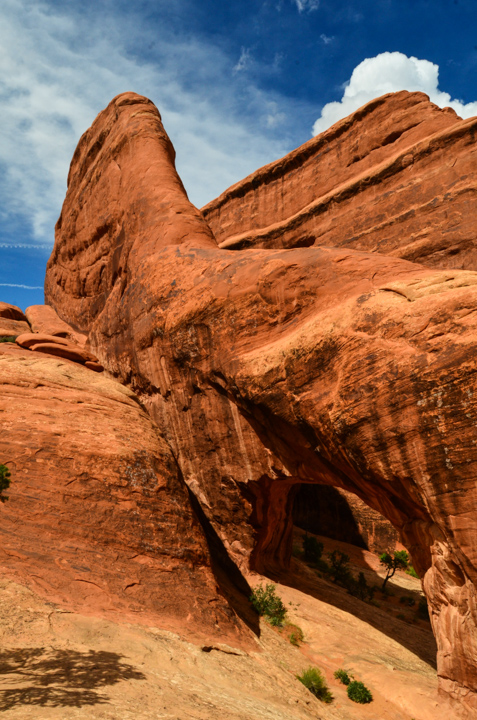
#> input picture homework-8/JDW_0302.jpg, 477 x 720 px, given in place of ., which was not available
$ python -i random_forest.py   (imports and definitions only)
#> lines starting #> are read from the running program, lines starting #| are printed output that depends on the picture; pictures that were not available may be replaced by others from this repository, and a replacement may not be noted
import os
import numpy as np
import pickle
from multiprocessing import Pool, cpu_count
from skimage.io import imread
from skimage.color import rgb2gray
from skimage.feature import corner_harris, corner_peaks, blob_dog, blob_doh
from sklearn.ensemble import RandomForestClassifier
from sklearn.metrics import confusion_matrix
from tqdm import tqdm
import matplotlib.pyplot as plt

DIR = './50_categories/'


# [7 lines left out: function all_image_paths, not called in this run]


def label_from_path(path):
    return path.split('/')[-2]


def category_paths(category, dir=DIR):
    image_paths = all_image_paths(dir)
    return list(filter(lambda x: category == label_from_path(x), image_paths))


def img_size(img):
    """Get the size of the image array in megapixels"""
    return np.prod(img.shape[:2])/1e6


def aspect_ratio(img):
    """Calculate aspect ratio M/N from (M x N x 3) RGB image array"""
    return img.shape[0]/img.shape[1]


def color_stats(img, color):
    """Calculate the average and std dev pixel value in color r, g, b, or k for an image array"""
    if color.lower() == 'k' or len(img.shape) < 3:
        img = rgb2gray(img)
        ave = np.mean(img)
        std = np.std(img)
        ran = np.max(img) - np.min(img)
        return ave, std, ran
    color_index = ['r', 'g', 'b'].index(color.lower())
    ave = np.mean(img[:, :, color_index])
    std = np.std(img[:, :, color_index])
    ran = np.max(img[:, :, color_index])-np.min(img[:, :, color_index])
    return ave, std, ran


def color_ratio(img, color1, color2):
    ave1, _, _ = color_stats(img, color1)
    ave2, _, _ = color_stats(img, color2)
    return ave1/ave2


def color_diff(img, color1, color2):
    ave1, _, _ = color_stats(img, color1)
    ave2, _, _ = color_stats(img, color2)
    return ave1-ave2


def min_max_color_position(img, color):
    """Find the x, y location of the maximum pixel value of the given color"""
    if color.lower() == 'k' or len(img.shape) < 3:
        img = rgb2gray(img)
        min_y, min_x = np.unravel_index(np.argmin(img), img.shape)
        max_y, max_x = np.unravel_index(np.argmax(img), img.shape)
        return min_x, min_y, max_x, max_y
    color_index = ['r', 'g', 'b'].index(color.lower())
    min_y, min_x = np.unravel_index(np.argmin(img[:, :, color_index]), img[:, :, color_index].shape)
    max_y, max_x = np.unravel_index(np.argmax(img[:, :, color_index]), img[:, :, color_index].shape)
    return min_x/img.shape[1], min_y/img.shape[0], max_x/img.shape[1], max_y/img.shape[0]


def min_max_distance(img, color):
    minx, miny, maxx, maxy = min_max_color_position(img, color)
    return np.sqrt((maxx-minx)**2+(maxy-miny)**2)


def num_bw(img, thresh=0.01):
    """Count the fraction of black/white pixels (defined as grayscale pixels below thresh/above 1-thresh)"""
    imgbw = rgb2gray(img)
    k = len(list(zip(*np.where(imgbw < thresh))))/img_size(img)
    w = len(list(zip(*np.where(imgbw > (1-thresh)))))/img_size(img)
    return k, w


def num_corners(img):
    """Calculate the number of corner points using Harris corner detection"""
    if img.shape[-1] == 3:
        img = rgb2gray(img)
    n = len(corner_peaks(corner_harris(img)))
    # normalize by image size
    return n/img_size(img)


def num_blobs(img):
    """
    Calculate the number of blobs in an image using the determinant of
    Hessian and difference of Gaussians
    """
    if img.shape[-1] == 3:
        img = rgb2gray(img)
    n_blob_dog = len(blob_dog(img))
    n_blob_doh = len(blob_doh(img))
    blob_diff = n_blob_doh-n_blob_dog
    return n_blob_doh, n_blob_dog, blob_diff


# [6 lines left out: function split_seq, not called in this run]


def extract_features(image_path_list):
#> called with image_path_list = '../homework-8/JDW_0302.jpg'
    feature_list = []
    for image_path in tqdm(image_path_list):
        img = imread(image_path)
#> img is the input picture: shape (720, 477, 3); mean R, G, B 144.9, 98.6, 71.2
        size = img_size(img)
#> size = 0.343
        asp = aspect_ratio(img)
#> asp = 1.51
        r_ave, r_std, r_ran = color_stats(img, 'r')
#> in color_stats, `ave = np.mean(img[:, :, color_index])`: ave = 144.9
#> in color_stats, `std = np.std(img[:, :, color_index])`: std = 68.06
#> in color_stats, `ran = np.max(img[:, :, color_index])-np.min(img[:, :, color_index])`: ran = 255
#> r_ave = 144.9; r_std = 68.06; r_ran = 255
        g_ave, g_std, g_ran = color_stats(img, 'g')
#> g_ave = 98.57; g_std = 52.36; g_ran = 247
        b_ave, b_std, b_ran = color_stats(img, 'b')
#> b_ave = 71.22; b_std = 61.24; b_ran = 245
        k_ave, k_std, k_ran = color_stats(img, 'k')
#> call 4 of color_stats, with color = 'k'
#> in color_stats (call 4), `img = rgb2gray(img)`:
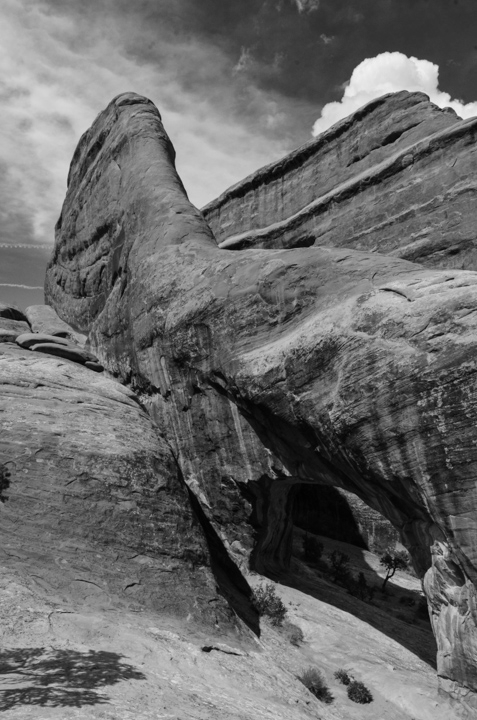
#> img: shape (720, 477) float64; min 0.00667, max 0.958, mean 0.417
#> in color_stats (call 4), `ave = np.mean(img)`: ave = 0.417
#> in color_stats (call 4), `std = np.std(img)`: std = 0.203
#> in color_stats (call 4), `ran = np.max(img) - np.min(img)`: ran = 0.951
#> k_ave = 0.417; k_std = 0.203; k_ran = 0.951
        rg = color_ratio(img, 'r', 'g')
#> in color_ratio, `ave1, _, _ = color_stats(img, color1)`: ave1 = 144.9
#> in color_ratio, `ave2, _, _ = color_stats(img, color2)`: ave2 = 98.57
#> rg = 1.47
        gb = color_ratio(img, 'g', 'b')
#> gb = 1.38
        br = color_ratio(img, 'b', 'r')
#> br = 0.491
        drg = color_diff(img, 'r', 'g')
#> in color_diff, `ave1, _, _ = color_stats(img, color1)`: ave1 = 144.9
#> in color_diff, `ave2, _, _ = color_stats(img, color2)`: ave2 = 98.57
#> drg = 46.33
        dgb = color_diff(img, 'g', 'b')
#> dgb = 27.36
        dbr = color_diff(img, 'b', 'r')
#> dbr = -73.69
        b, w = num_bw(img)
#> in num_bw, `k = len(list(zip(*np.where(imgbw < thresh))))/img_size(img)`: k = 78.62
#> in num_bw, `w = len(list(zip(*np.where(imgbw > (1-thresh)))))/img_size(img)`: w = 0
#> b = 78.62; w = 0
        rminx, rminy, rmaxx, rmaxy = min_max_color_position(img, 'r')
#> in min_max_color_position, `min_y, min_x = np.unravel_index(np.argmin(img[:, :, color_index]), img..`: min_x = 370
#> in min_max_color_position, `max_y, max_x = np.unravel_index(np.argmax(img[:, :, color_index]), img..`: max_y = 146; max_x = 411
#> rminx = 0.776; rminy = 0; rmaxx = 0.862; rmaxy = 0.203
        gminx, gminy, gmaxx, gmaxy = min_max_color_position(img, 'g')
#> gminx = 0.21; gminy = 0.379; gmaxx = 0.96; gmaxy = 0.158
        bminx, bminy, bmaxx, bmaxy = min_max_color_position(img, 'b')
#> bminx = 0.813; bminy = 0.133; bmaxx = 0.96; bmaxy = 0.158
        kminx, kminy, kmaxx, kmaxy = min_max_color_position(img, 'k')
#> kminx = 302; kminy = 493; kmaxx = 458; kmaxy = 114
        rdist = min_max_distance(img, 'r')
#> in min_max_distance, `minx, miny, maxx, maxy = min_max_color_position(img, color)`: minx = 0.776; miny = 0; maxx = 0.862; maxy = 0.203
#> rdist = 0.22
        gdist = min_max_distance(img, 'g')
#> gdist = 0.782
        bdist = min_max_distance(img, 'b')
#> bdist = 0.149
        kdist = min_max_distance(img, 'k')
#> kdist = 409.8
        n_corners = num_corners(img)
#> in num_corners, `n = len(corner_peaks(corner_harris(img)))`: n = 9751
#> n_corners = 28392.2
        n_blob_doh, n_blob_dog, blob_diff = num_blobs(img)
#> in num_blobs, `n_blob_dog = len(blob_dog(img))`: n_blob_dog = 0
#> in num_blobs, `n_blob_doh = len(blob_doh(img))`: n_blob_doh = 4
#> n_blob_doh = 4; n_blob_dog = 0; blob_diff = 4
        if n_corners == 0:
            blob_per_corner = -1.
        else:
            blob_per_corner = np.mean(np.array([n_blob_doh, n_blob_dog]))/n_corners
#> blob_per_corner = 7.04e-05
        feature = [label_from_path(image_path),
                   size,
                   asp,
                   r_ave, r_std,
                   g_ave, g_std,
                   b_ave, b_std,
                   k_ave, k_std,
                   rg, gb, br,
                   drg, dgb, dbr,
                   b, w,
                   rminx, rmaxx,
                   gminx, gmaxx,
                   bminx, bmaxx,
                   kminx, kmaxx,
                   rdist, gdist, bdist, kdist,
                   n_corners,
                   n_blob_doh, n_blob_dog, blob_diff,
                   blob_per_corner]
        feature_list.append(feature)
    return feature_list


# [84 lines left out: functions extract_parallel, train_test_split, random_forest, plot_confusion_matrix, not called in this run]


# [14 lines not run here, left out]

#> (the run stopped early here; a loop or call above may not have finished)

$ run again, on homework-8/JDW_0303.jpg
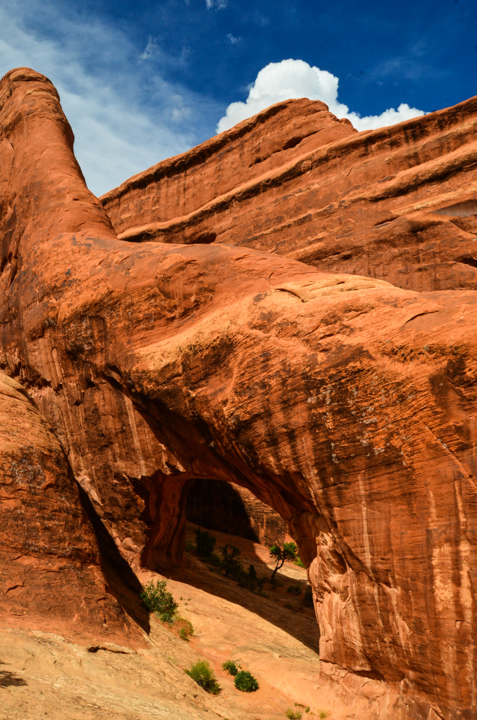
#> input picture homework-8/JDW_0303.jpg, 477 x 720 px, given in place of ., which was not available
#> in extract_features, img is the input picture: shape (720, 477, 3); mean R, G, B 144, 92.1, 61.9
#> size = 0.343
#> asp = 1.51
#> in color_stats, `ave = np.mean(img[:, :, color_index])`: ave = 144
#> in color_stats, `std = np.std(img[:, :, color_index])`: std = 74.31
#> in color_stats, `ran = np.max(img[:, :, color_index])-np.min(img[:, :, color_index])`: ran = 255
#> r_ave = 144; r_std = 74.31; r_ran = 255
#> g_ave = 92.08; g_std = 49.84; g_ran = 252
#> b_ave = 61.88; b_std = 56.17; b_ran = 249
#> in color_stats (call 4), `img = rgb2gray(img)`:
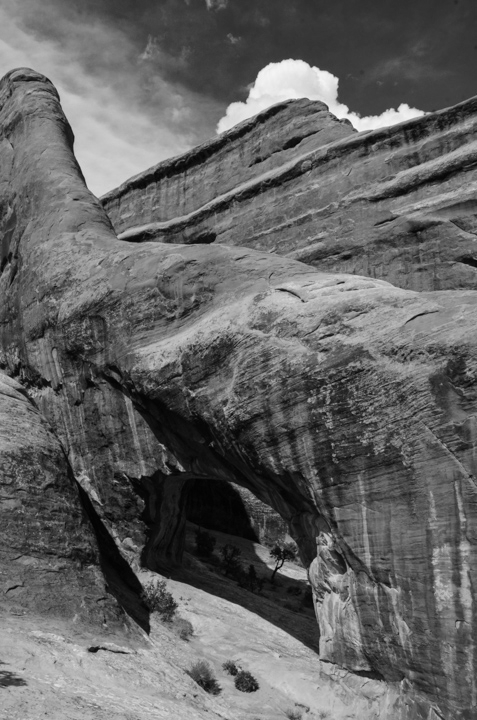
#> img: shape (720, 477) float64; min 0.005, max 0.978, mean 0.396
#> in color_stats (call 4), `ave = np.mean(img)`: ave = 0.396
#> in color_stats (call 4), `std = np.std(img)`: std = 0.199
#> in color_stats (call 4), `ran = np.max(img) - np.min(img)`: ran = 0.973
#> k_ave = 0.396; k_std = 0.199; k_ran = 0.973
#> in color_ratio, `ave1, _, _ = color_stats(img, color1)`: ave1 = 144
#> in color_ratio, `ave2, _, _ = color_stats(img, color2)`: ave2 = 92.08
#> rg = 1.56
#> gb = 1.49
#> br = 0.43
#> in color_diff, `ave1, _, _ = color_stats(img, color1)`: ave1 = 144
#> in color_diff, `ave2, _, _ = color_stats(img, color2)`: ave2 = 92.08
#> drg = 51.89
#> dgb = 30.2
#> dbr = -82.1
#> k = 23.29
#> in num_bw, `w = len(list(zip(*np.where(imgbw > (1-thresh)))))/img_size(img)`: w = 0
#> in extract_features, `b, w = num_bw(img)`: b = 23.29; w = 0
#> in min_max_color_position, `min_y, min_x = np.unravel_index(np.argmin(img[:, :, color_index]), img..`: min_x = 132
#> in min_max_color_position, `max_y, max_x = np.unravel_index(np.argmax(img[:, :, color_index]), img..`: max_y = 139; max_x = 343
#> rminx = 0.277; rminy = 0; rmaxx = 0.719; rmaxy = 0.193
#> gminx = 0.627; gminy = 0.196; gmaxx = 0.709; gmaxy = 0.163
#> bminx = 0.044; bminy = 0.107; bmaxx = 0.715; bmaxy = 0.161
#> kminx = 224; kminy = 501; kmaxx = 338; kmaxy = 117
#> minx = 0.277; miny = 0; maxx = 0.719; maxy = 0.193
#> rdist = 0.483
#> gdist = 0.0883
#> bdist = 0.673
#> kdist = 400.6
#> n = 9656
#> n_corners = 28115.5
#> in num_blobs, `n_blob_dog = len(blob_dog(img))`: n_blob_dog = 0
#> in num_blobs, `n_blob_doh = len(blob_doh(img))`: n_blob_doh = 6
#> in extract_features, `n_blob_doh, n_blob_dog, blob_diff = num_blobs(img)`: n_blob_dog = 0; blob_diff = 6
#> blob_per_corner = 0.000107

$ run again, on homework-8/JDW_0304.jpg
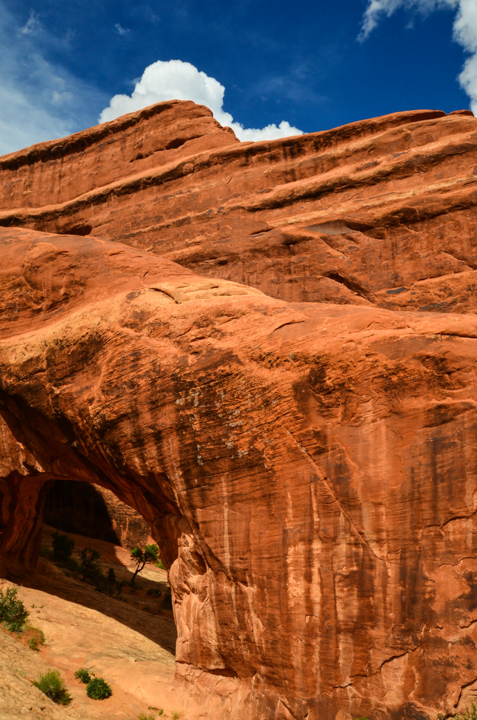
#> input picture homework-8/JDW_0304.jpg, 477 x 720 px, given in place of ., which was not available
#> in extract_features, img is the input picture: shape (720, 477, 3); mean R, G, B 139.5, 86.1, 57.6
#> size = 0.343
#> asp = 1.51
#> in color_stats, `ave = np.mean(img[:, :, color_index])`: ave = 139.5
#> in color_stats, `std = np.std(img[:, :, color_index])`: std = 74.35
#> in color_stats, `ran = np.max(img[:, :, color_index])-np.min(img[:, :, color_index])`: ran = 255
#> r_ave = 139.5; r_std = 74.35; r_ran = 255
#> g_ave = 86.12; g_std = 43.28; g_ran = 248
#> b_ave = 57.57; b_std = 49.83; b_ran = 248
#> in color_stats (call 4), `img = rgb2gray(img)`:
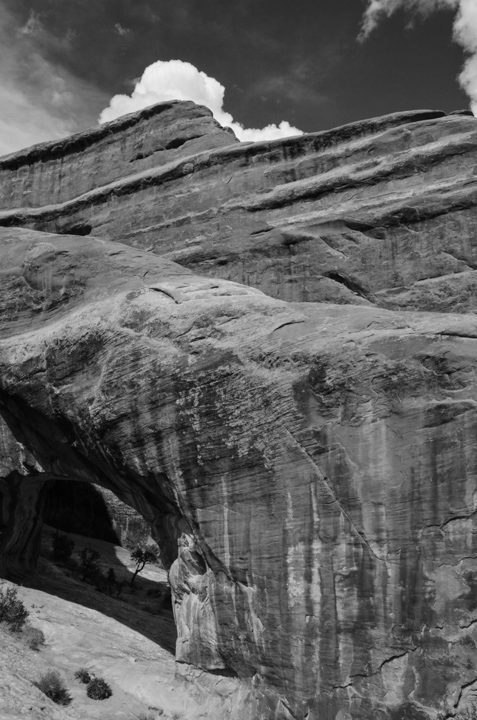
#> img: shape (720, 477) float64; min 0.005, max 0.968, mean 0.374
#> in color_stats (call 4), `ave = np.mean(img)`: ave = 0.374
#> in color_stats (call 4), `std = np.std(img)`: std = 0.178
#> in color_stats (call 4), `ran = np.max(img) - np.min(img)`: ran = 0.963
#> k_ave = 0.374; k_std = 0.178; k_ran = 0.963
#> in color_ratio, `ave1, _, _ = color_stats(img, color1)`: ave1 = 139.5
#> in color_ratio, `ave2, _, _ = color_stats(img, color2)`: ave2 = 86.12
#> rg = 1.62
#> gb = 1.5
#> br = 0.413
#> in color_diff, `ave1, _, _ = color_stats(img, color1)`: ave1 = 139.5
#> in color_diff, `ave2, _, _ = color_stats(img, color2)`: ave2 = 86.12
#> drg = 53.39
#> dgb = 28.55
#> dbr = -81.94
#> k = 32.03
#> in num_bw, `w = len(list(zip(*np.where(imgbw > (1-thresh)))))/img_size(img)`: w = 0
#> in extract_features, `b, w = num_bw(img)`: b = 32.03; w = 0
#> in min_max_color_position, `min_y, min_x = np.unravel_index(np.argmin(img[:, :, color_index]), img..`: min_x = 120
#> max_y = 144; max_x = 441
#> rminx = 0.252; rminy = 0; rmaxx = 0.925; rmaxy = 0.2
#> gminx = 0.0294; gminy = 0.554; gmaxx = 0.499; gmaxy = 0.19
#> bminx = 0.346; bminy = 0.146; bmaxx = 0.499; bmaxy = 0.19
#> kminx = 56; kminy = 488; kmaxx = 238; kmaxy = 137
#> minx = 0.252; miny = 0; maxx = 0.925; maxy = 0.2
#> rdist = 0.702
#> gdist = 0.594
#> bdist = 0.159
#> kdist = 395.4
#> n = 9567
#> n_corners = 27856.4
#> in num_blobs, `n_blob_dog = len(blob_dog(img))`: n_blob_dog = 0
#> in num_blobs, `n_blob_doh = len(blob_doh(img))`: n_blob_doh = 5
#> in extract_features, `n_blob_doh, n_blob_dog, blob_diff = num_blobs(img)`: n_blob_dog = 0; blob_diff = 5
#> blob_per_corner = 8.97e-05
